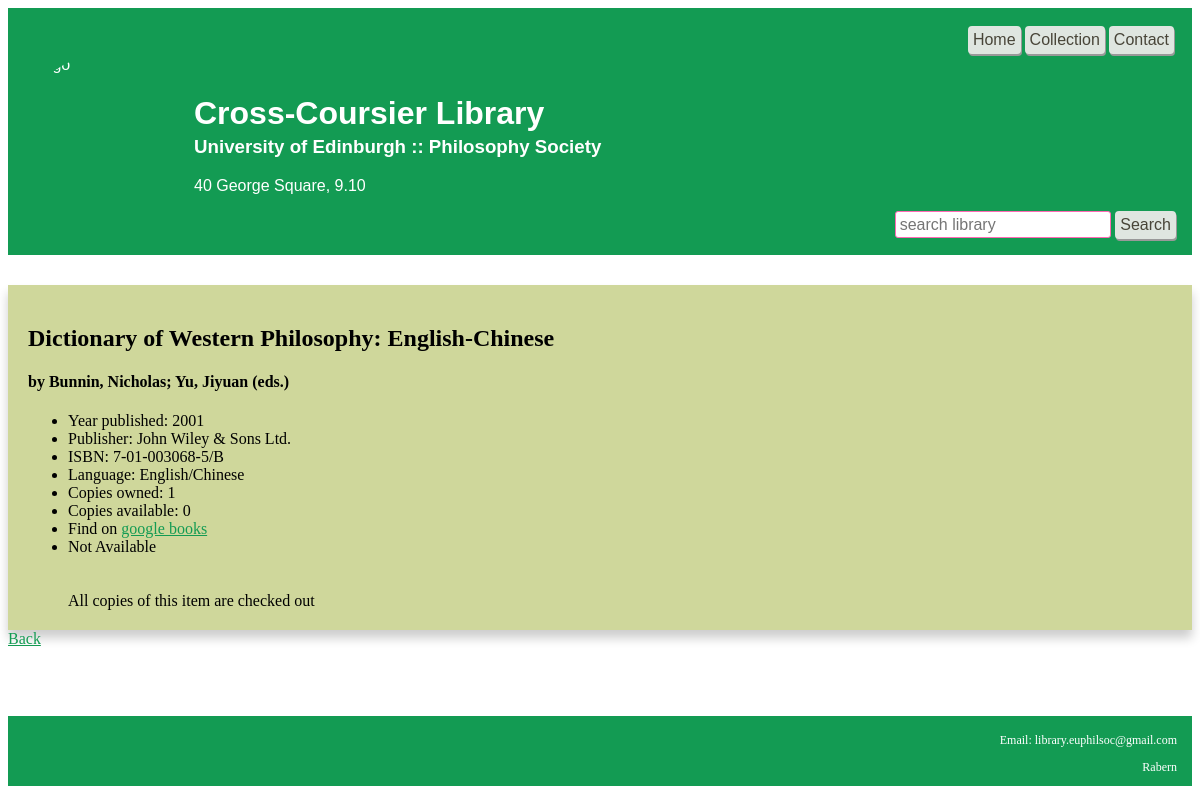
The page /library/details/11/ on the database its author committed.
### libraryapp/models.py (models this page shows, shortened)
class Book(models.Model):
    call_number = models.CharField(max_length =50)
    author = models.CharField(max_length =100)
    title = models.CharField(max_length =100)
    year = models.CharField(max_length =50)
    publisher = models.CharField(max_length =100)
    isbn = models.CharField(max_length =100)
    inventory = models.SmallIntegerField()
    available = models.SmallIntegerField()
    language = models.CharField(max_length =100)
    notes = models.TextField(null=True)

### libraryapp/views.py (the view)
# urls.py: path('details/<int:id>/', book_detail, name ="details"),
def book_detail(request,id):
    book = get_object_or_404(Book,id=id)
    context ={
        "book": book
    }
    return render(request, "library/detail.html", context)

### libraryapp/templates/library/detail.html (shortened to what this page needs)
{% extends 'base.html'%}
{% block content %}
 <div>
<div class="card">
  <div class="container">
    <h2><b>{{ book.title}}</b></h2>
    <h4> by {{ book.author }}</h4>
  <ul>
    <li>Year published: {{ book.year}} </li>
    <li>Publisher: {{ book.publisher}} </li>
    <li>ISBN: {{ book.isbn}}</li>
    <li>Language: {{ book.language}} </li>
    <li>Copies owned: {{ book.inventory}} </li>
    <li>Copies available: {{ book.available}} </li>
    <li>Find on <a style href="https://www.google.com/search?tbm=bks&q={{book.title}}">google books </a> </li>
    <li>{{ book.available|yesno:"Available,Not Available"}}</li>
  </ul>
</div>
{%if book.available %}
<div id="check"><button  onclick="location.href = '{% url 'checkout' book.id %}'">Check Out</button></div>
{%else%}
<div id="check">All copies of this item are checked out</div>
{%endif%}
</div>
<div> <a href="{% url 'list' %}"> Back </a></div>
<br>
{% endblock content %}

### libraryapp/static/css/books.css (style rules this page uses)
a { color: #139b53; }
li a { padding: 0em; }
.card { background-color: #cfd79b; box-shadow: 0 8px 10px 0 rgba(0,0,0,0.2); }
.container { padding: 20px; }
#check { margin-left:60px; padding-bottom: 20px; }

### rows shown on the page
Book: title "Dictionary of Western Philosophy: English-Chinese", author "Bunnin, Nicholas; Yu, Jiyuan (eds.)", year "2001", publisher "John Wiley & Sons Ltd.", isbn "7-01-003068-5/B", language "English/Chinese", inventory "1", available "0", available "Not Available"
